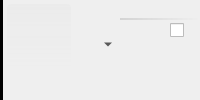
<?xml version="1.0" encoding="UTF-8"?>
<ui version="4.0">
 <class>item</class>
 <widget class="QWidget" name="item">
  <property name="windowTitle">
   <string>Form</string>
  </property>
  <layout class="QGridLayout" name="gridLayout" rowstretch="0,0,1">
   <property name="margin">
    <number>0</number>
   </property>
   <property name="spacing">
    <number>0</number>
   </property>
   <item row="0" column="0" rowspan="3">
    <widget class="Line" name="itemColorLine">
     <property name="maximumSize">
      <size>
       <width>4</width>
       <height>16777215</height>
      </size>
     </property>
     <property name="styleSheet">
      <string notr="true">QFrame { border: 0px; background-color: black;}</string>
     </property>
     <property name="frameShadow">
      <enum>QFrame::Plain</enum>
     </property>
     <property name="lineWidth">
      <number>4</number>
     </property>
     <property name="orientation">
      <enum>Qt::Vertical</enum>
     </property>
    </widget>
   </item>
   <item row="0" column="1" rowspan="3">
    <layout class="QVBoxLayout" name="previewVerticalLayout" stretch="0,1">
     <property name="spacing">
      <number>0</number>
     </property>
     <property name="margin">
      <number>4</number>
     </property>
     <item>
      <widget class="QLabel" name="previewLabel">
       <property name="minimumSize">
        <size>
         <width>64</width>
         <height>64</height>
        </size>
       </property>
       <property name="maximumSize">
        <size>
         <width>64</width>
         <height>64</height>
        </size>
       </property>
       <property name="styleSheet">
        <string notr="true">QLabel {
	background: qlineargradient(x1: 0, y1: 0, x2: 0, y2: 1, stop: 0 rgba(175, 175, 175, 16), stop: 1 rgba(0, 0, 0, 0));
	border: 0px;
    border-radius: 4px;
    padding: 0px 0px;
}</string>
       </property>
       <property name="textFormat">
        <enum>Qt::RichText</enum>
       </property>
       <property name="alignment">
        <set>Qt::AlignCenter</set>
       </property>
      </widget>
     </item>
     <item>
      <spacer name="verticalSpacer">
       <property name="orientation">
        <enum>Qt::Vertical</enum>
       </property>
       <property name="sizeType">
        <enum>QSizePolicy::Ignored</enum>
       </property>
       <property name="sizeHint" stdset="0">
        <size>
         <width>0</width>
         <height>0</height>
        </size>
       </property>
      </spacer>
     </item>
    </layout>
   </item>
   <item row="0" column="2" rowspan="3">
    <layout class="QVBoxLayout" name="toolsVerticalLayout" stretch="0,0,1">
     <property name="spacing">
      <number>6</number>
     </property>
     <property name="leftMargin">
      <number>3</number>
     </property>
     <property name="topMargin">
      <number>4</number>
     </property>
     <property name="rightMargin">
      <number>6</number>
     </property>
     <item>
      <widget class="QToolButton" name="tasksToolButton">
       <property name="sizePolicy">
        <sizepolicy hsizetype="Preferred" vsizetype="Fixed">
         <horstretch>0</horstretch>
         <verstretch>0</verstretch>
        </sizepolicy>
       </property>
       <property name="toolButtonStyle">
        <enum>Qt::ToolButtonIconOnly</enum>
       </property>
       <property name="autoRaise">
        <bool>true</bool>
       </property>
       <property name="arrowType">
        <enum>Qt::NoArrow</enum>
       </property>
      </widget>
     </item>
     <item>
      <widget class="QToolButton" name="relationsToolButton">
       <property name="sizePolicy">
        <sizepolicy hsizetype="Preferred" vsizetype="Fixed">
         <horstretch>0</horstretch>
         <verstretch>0</verstretch>
        </sizepolicy>
       </property>
       <property name="popupMode">
        <enum>QToolButton::MenuButtonPopup</enum>
       </property>
       <property name="toolButtonStyle">
        <enum>Qt::ToolButtonTextBesideIcon</enum>
       </property>
       <property name="autoRaise">
        <bool>true</bool>
       </property>
       <property name="arrowType">
        <enum>Qt::NoArrow</enum>
       </property>
      </widget>
     </item>
     <item>
      <spacer name="verticalSpacer_2">
       <property name="orientation">
        <enum>Qt::Vertical</enum>
       </property>
       <property name="sizeType">
        <enum>QSizePolicy::Ignored</enum>
       </property>
       <property name="sizeHint" stdset="0">
        <size>
         <width>0</width>
         <height>0</height>
        </size>
       </property>
      </spacer>
     </item>
    </layout>
   </item>
   <item row="0" column="3" colspan="2">
    <layout class="QVBoxLayout" name="nameVerticalLayout">
     <property name="spacing">
      <number>0</number>
     </property>
     <property name="bottomMargin">
      <number>3</number>
     </property>
     <item>
      <widget class="QLabel" name="fileNameLabel">
       <property name="minimumSize">
        <size>
         <width>0</width>
         <height>20</height>
        </size>
       </property>
       <property name="maximumSize">
        <size>
         <width>16777215</width>
         <height>24</height>
        </size>
       </property>
       <property name="font">
        <font>
         <weight>75</weight>
         <bold>true</bold>
        </font>
       </property>
       <property name="styleSheet">
        <string notr="true">QLabel {
	background-color: transparent;
    border-bottom: 2px solid qlineargradient(spread:pad, x1:0, y1:0, x2:1, y2:0, stop:0 rgba(128, 128, 128, 64), stop:1 rgba(128, 128,128, 0));
}</string>
       </property>
       <property name="textFormat">
        <enum>Qt::PlainText</enum>
       </property>
      </widget>
     </item>
    </layout>
   </item>
   <item row="1" column="4">
    <layout class="QHBoxLayout" name="checkBoxHorizontalLayout">
     <property name="spacing">
      <number>0</number>
     </property>
     <item>
      <spacer name="horizontalSpacer">
       <property name="orientation">
        <enum>Qt::Horizontal</enum>
       </property>
       <property name="sizeHint" stdset="0">
        <size>
         <width>0</width>
         <height>0</height>
        </size>
       </property>
      </spacer>
     </item>
     <item>
      <widget class="QCheckBox" name="selectedCheckBox">
       <property name="sizePolicy">
        <sizepolicy hsizetype="Minimum" vsizetype="Preferred">
         <horstretch>0</horstretch>
         <verstretch>0</verstretch>
        </sizepolicy>
       </property>
       <property name="minimumSize">
        <size>
         <width>30</width>
         <height>0</height>
        </size>
       </property>
      </widget>
     </item>
    </layout>
   </item>
   <item row="2" column="3" colspan="2">
    <layout class="QVBoxLayout" name="descriptionLerticalLayout">
     <property name="spacing">
      <number>0</number>
     </property>
     <item>
      <widget class="QLabel" name="commentLabel">
       <property name="minimumSize">
        <size>
         <width>0</width>
         <height>25</height>
        </size>
       </property>
       <property name="textFormat">
        <enum>Qt::PlainText</enum>
       </property>
       <property name="alignment">
        <set>Qt::AlignLeading|Qt::AlignLeft|Qt::AlignTop</set>
       </property>
       <property name="wordWrap">
        <bool>true</bool>
       </property>
       <property name="margin">
        <number>2</number>
       </property>
      </widget>
     </item>
    </layout>
   </item>
   <item row="1" column="3">
    <layout class="QHBoxLayout" name="infoHorizontalLayout">
     <property name="spacing">
      <number>0</number>
     </property>
    </layout>
   </item>
  </layout>
 </widget>
 <resources/>
 <connections/>
</ui>
